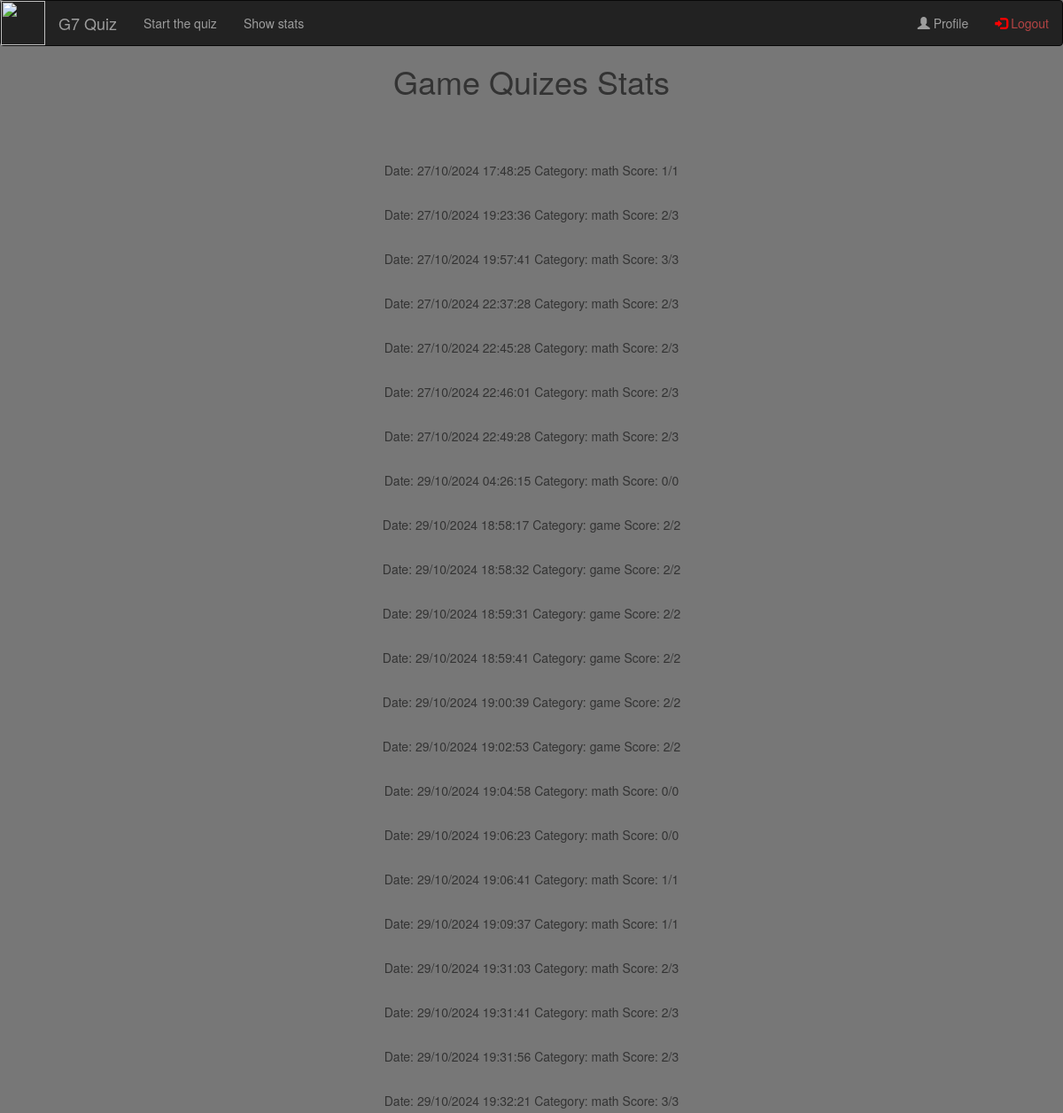
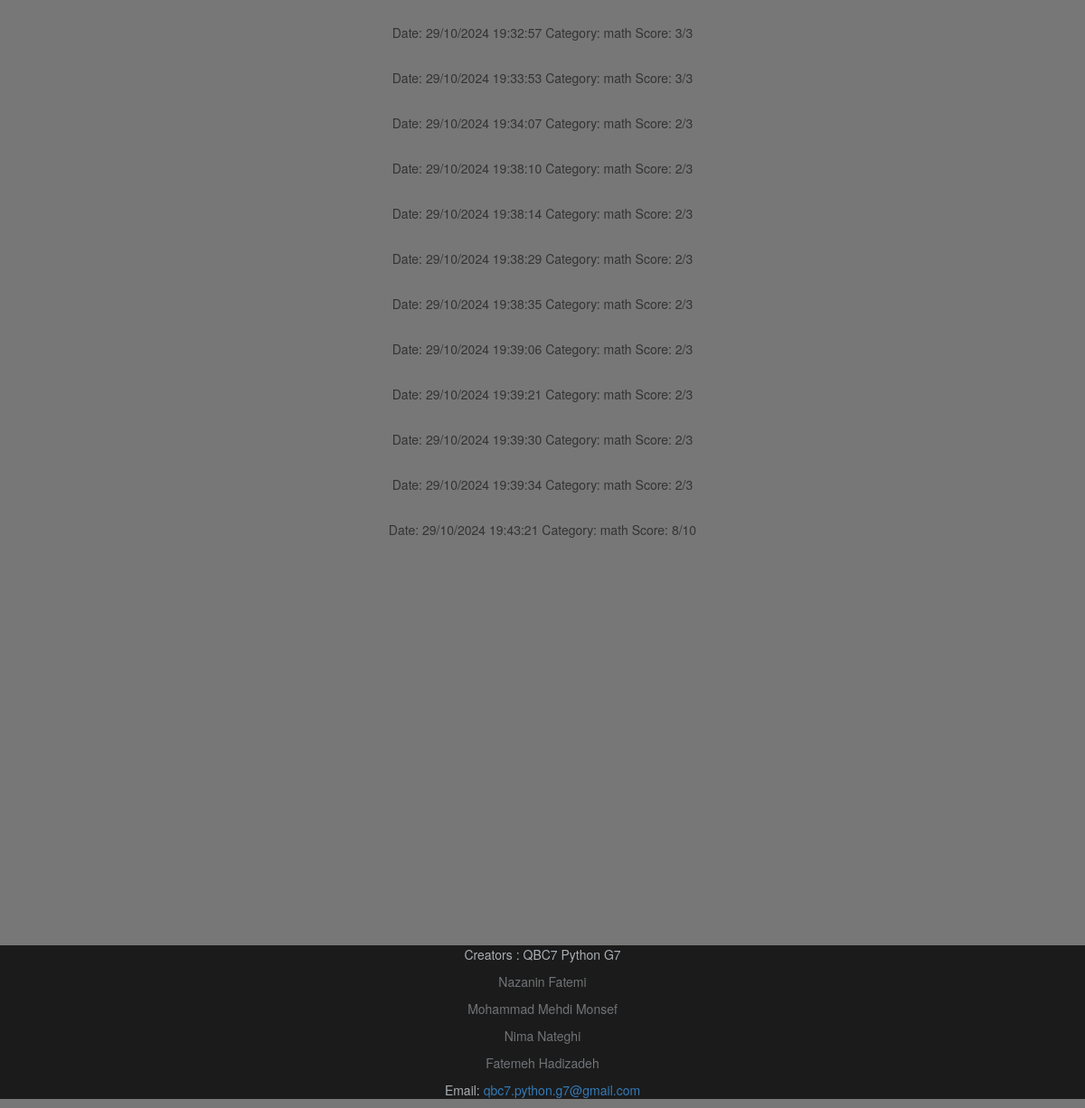
Screenshot of /stats/game (signed in) with the database file from the repository (2 pictures, top to bottom).
### tables this page shows
CREATE TABLE nimanat7 (id INTEGER PRIMARY KEY AUTOINCREMENT,category TEXT NOT NULL,correct TEXT NOT NULL,questions TEXT NOT NULL,date TEXT NOT NULL);

### app.py (the view)
@app.route('/stats/<category>')
def stats(category):
        if session.get("is_admin"):
            flash("Access Denied! Admins cannot access this page.")
            logout_user()
            return redirect(url_for("login"))
        conn = sqlite3.connect("users.db")
        cursor = conn.execute("SELECT * FROM "+current_user.username+"")
        stat=cursor.fetchall()
        conn.close()
        if category!='math' and category!='historical' and category!='game' and category!='soccer' and category!='movie' and category!='general_information':
            return render_template('404.html')
        else:
            category=list(category)
            category[0]=category[0].upper()
            for i,b in enumerate(stat):
                stat[i]=[]
                for l in b:
                    stat[i].append(l)
            return render_template('stats.html', questions=stat,category=(''.join(category)))

### app.py (called while the page is built)
@login_manager.user_loader
def load_user(user_id):
    conn = sqlite3.connect("users.db")
    cursor = conn.cursor()
    cursor.execute("SELECT * FROM users WHERE id = ?", (user_id,))
    user_data = cursor.fetchone()
    conn.close()
    if user_data:
        return User(
            id=user_data[0],
            username=user_data[1],
            password=user_data[2],
            is_admin=user_data[3],
        )
    return None

### templates/stats.html (shortened to what this page needs)
<!doctype html>
{% extends "layout.html" %}
{% block content %}
<html lang="en">
<head>
</head>
<body align='center' style="background-color: #3a3a3ab0;">
    <h1>{{ category }} Quizes Stats</h1>
        <br>
        <br>
        <br>
        {% for question in questions %}
          <p>Date: {{ question.4 }} Category: {{ question.1 }} Score: {{ question.2 }}/{{ question.3 }}</p>
          <br>
        {% endfor %}
</body>
</html>
{% endblock %}
{% block nav %}
  <li><a href="/user_question">Start the quiz</a></li>
  <li><a href="/selectstats">Show stats</a></li>
{% endblock %}

### rows the page displays
nimanat7: date "27/10/2024 17:48:25", category "math", correct "1", questions "1"
nimanat7: date "27/10/2024 19:23:36", category "math", correct "2", questions "3"
nimanat7: date "27/10/2024 19:57:41", category "math", correct "3", questions "3"
nimanat7: date "27/10/2024 22:37:28", category "math", correct "2", questions "3"
nimanat7: date "27/10/2024 22:45:28", category "math", correct "2", questions "3"
nimanat7: date "27/10/2024 22:46:01", category "math", correct "2", questions "3"
nimanat7: date "27/10/2024 22:49:28", category "math", correct "2", questions "3"
nimanat7: date "29/10/2024 04:26:15", category "math", correct "0", questions "0"
nimanat7: date "29/10/2024 18:58:17", category "game", correct "2", questions "2"
nimanat7: date "29/10/2024 18:58:32", category "game", correct "2", questions "2"
nimanat7: date "29/10/2024 18:59:31", category "game", correct "2", questions "2"
nimanat7: date "29/10/2024 18:59:41", category "game", correct "2", questions "2"
nimanat7: date "29/10/2024 19:00:39", category "game", correct "2", questions "2"
nimanat7: date "29/10/2024 19:02:53", category "game", correct "2", questions "2"
nimanat7: date "29/10/2024 19:04:58", category "math", correct "0", questions "0"
nimanat7: date "29/10/2024 19:06:23", category "math", correct "0", questions "0"
nimanat7: date "29/10/2024 19:06:41", category "math", correct "1", questions "1"
nimanat7: date "29/10/2024 19:09:37", category "math", correct "1", questions "1"
nimanat7: date "29/10/2024 19:31:03", category "math", correct "2", questions "3"
nimanat7: date "29/10/2024 19:31:41", category "math", correct "2", questions "3"
nimanat7: date "29/10/2024 19:31:56", category "math", correct "2", questions "3"
nimanat7: date "29/10/2024 19:32:21", category "math", correct "3", questions "3"
nimanat7: date "29/10/2024 19:32:57", category "math", correct "3", questions "3"
nimanat7: date "29/10/2024 19:33:53", category "math", correct "3", questions "3"
nimanat7: date "29/10/2024 19:34:07", category "math", correct "2", questions "3"
nimanat7: date "29/10/2024 19:38:10", category "math", correct "2", questions "3"
nimanat7: date "29/10/2024 19:38:14", category "math", correct "2", questions "3"
nimanat7: date "29/10/2024 19:38:29", category "math", correct "2", questions "3"
nimanat7: date "29/10/2024 19:38:35", category "math", correct "2", questions "3"
nimanat7: date "29/10/2024 19:39:06", category "math", correct "2", questions "3"
nimanat7: date "29/10/2024 19:39:21", category "math", correct "2", questions "3"
nimanat7: date "29/10/2024 19:39:30", category "math", correct "2", questions "3"
nimanat7: date "29/10/2024 19:39:34", category "math", correct "2", questions "3"
nimanat7: date "29/10/2024 19:43:21", category "math", correct "8", questions "10"

### other values shown
{{ category }} "Game"
